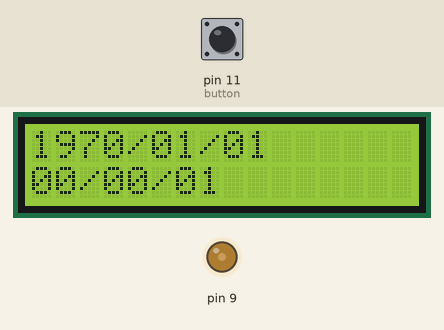
This sketch was run on a simulated Arduino Uno, built with avr-gcc and run on an emulated ATmega328P. Parts: 16×2 character LCD, output pins drawn as LEDs (lit = HIGH). The inputs (shaded band) are chosen by the test bench; at power-on: pin 11 (button) HIGH. Pins used as bus, display or sensor lines are not drawn; what the sketch prints to the serial monitor is not drawn.

Above: at 1.2 s.
1.3 s: pin 11 (button) pulled LOW for 1.25 s
At 6.5 s:
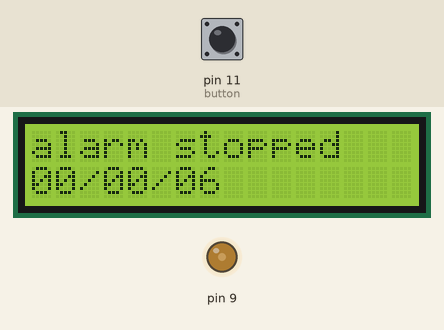
6.6 s: pin 11 (button) pulled LOW for 1.25 s
At 8.9 s:
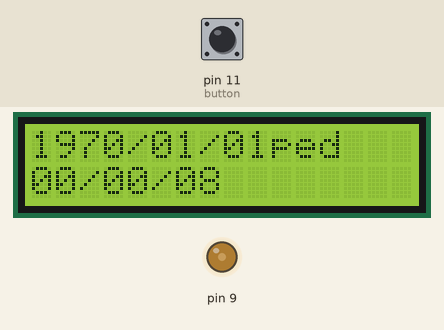
11.9 s: pin 11 (button) pulled LOW for 3.2 s
At 12.5 s:
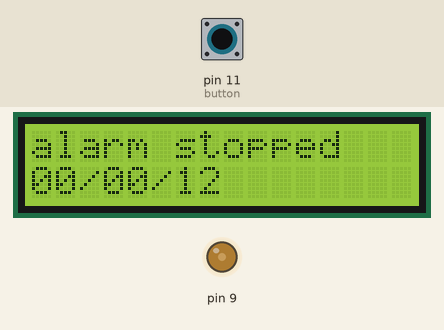
Timing chart, 0 to 14.9 s (numbered marks = the images above; inputs shaded):
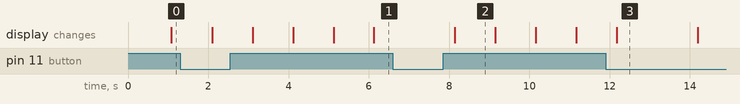

The sketch:

LCDTimeDisplay.ino
```cpp
#include <Time.h>
#include <LiquidCrystal.h>

//LEDの出力ピン指定
const int out_pin = 12;
const int button = 11;
int val = 0;
int state = 0;

LiquidCrystal lcd(8,2,3,4,5,6,7);

void setup() {

  lcd.begin(16, 2);
  analogWrite(9, 80);

  setTime(0);
  //setTmie(sec,min,hour,day,month,year);
  pinMode(out_pin, OUTPUT); //arduinoの出力がLEDだと定義
  pinMode(button, INPUT); //button

  Serial.begin(9600);


}

void loop() {
  char out_str[10];
  char out_str2[10];

  if(state == 0){
  sprintf(out_str,"%04d/%02d/%02d",year(),month(),day());
  lcd.setCursor(0,0);
  lcd.print(out_str);
  sprintf(out_str2,"%02d/%02d/%02d",hour(),minute(),second());
  lcd.setCursor(0, 1);
  lcd.print(out_str2);
  Serial.println(out_str);
  Serial.println(out_str2);
  }
  //アラームの鳴る秒数を指定
  int alarm_s;
  alarm_s = second();

  val = digitalRead(button);
  //
  if(alarm_s > 10 && state == 0){
  digitalWrite(out_pin,HIGH);
  }
  if (val == LOW){
    state = 1 - state;
  }

  if(state == 1){
  digitalWrite(out_pin,LOW);
  lcd.clear();
  lcd.setCursor(0, 0);
  lcd.print("alarm stopped");
  sprintf(out_str2,"%02d/%02d/%02d",hour(),minute(),second());
  lcd.setCursor(0, 1);
  lcd.print(out_str2);

  }

  delay(1000);
}
```

Measured:
- after the input at 1.3 s, the display: first changes after 0.80 s (image 1 shows a later state)
- after the input at 6.6 s, the display: changes after 1.5 s (image 2)
- after the input at 11.9 s, the display: changes after 0.28 s (image 3)
- what the display in image 3 shows lasts 2.0 s, from 12.2 s to 14.2 s
